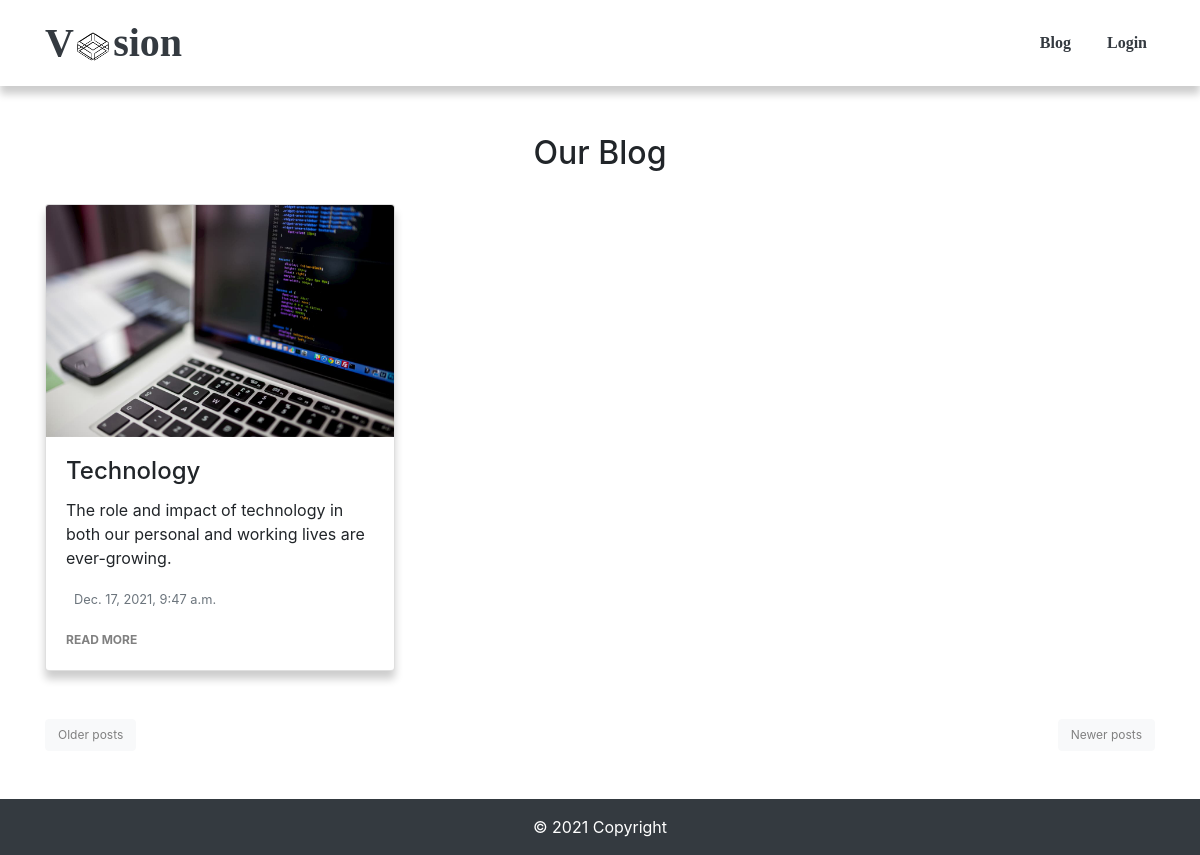
Screenshot of /blog/ with the database file from the repository.
### home/models.py (models this page shows, shortened)
class BlogModel(models.Model):
    title = models.CharField(max_length=1000)
    content= FroalaField(null=True, blank=True)
    user = models.ForeignKey(User, blank=True, null=True, on_delete=models.CASCADE)
    slug = models.SlugField(max_length=1000, null=True, blank=True)
    image = models.ImageField(upload_to='blog', null=True, blank=True)
    created_at = models.DateTimeField(auto_now_add=True)
    upload_to = models.DateTimeField(auto_now=True)

### home/views.py (the view)
# urls.py: 2. Add a URL to urlpatterns:  path('blog/', include('blog.urls'))
def blog(request):
    blogs = BlogModel.objects.all()
    p = Paginator(blogs, 3)
    page = request.GET.get('page')
    pages = p.get_page(page)
    context = {'blogs':blogs, 'pages': pages }
    return render(request, 'blog.html', context)

### templates/blog.html
{% extends 'base.html' %}
{% block body %}
<div class="container">
    <h2 class='text-center mt-5'> Our Blog </h2>
    <div class="row">
    {% for blog in pages  %}
        <div class='col-md-4  mt-4'>
            <div class="card">
                <img class='card-img-top' src="{{ blog.image.url }}">
                <div class="card-body">
                    <h4 class="card-title">{{ blog.title }}</h4>
                    <p class="card-text"> {{ blog.content|striptags|slice:':90' }} </p>
                    <p class="card-text"><small class="text-muted"> {{ blog.created_at }} </small></p>
                    <a href="{% url 'blog_details' slug=blog.slug %}" class='btn_style mb-2 mt-2'>READ MORE </a>
                </div>
            </div>
        </div>
    {% endfor %}
    </div>
    <br /><br />
    <div class="pagination">
        {% if pages.has_previous %} <a class='text-light' href="{% url 'blog' %}?page={{pages.previous_page_number}}">
            <button class="bttn btn btn-light">Older posts</button></a>
        {% else %}
        <a class='text-light' href='?page=1'><button class="bttn btn btn-light">Older posts</button></a>
        {% endif %}
        {% if pages.has_next %}<a class='ml-auto text-light' href="{% url 'blog' %}?page={{pages.next_page_number}}">
            <button class="bttn btn btn-light float-right">Newer posts </button></a>
        {% else %}
        <a class='ml-auto' href='?page={{pages.paginator.num_pages}}'><button class="bttn btn btn-light float-right">Newer posts </button></a>
        {% endif %}
    </div>
</div>
<br /><br />
{% include 'footer.html' %}
{% endblock body %}

### templates/base.html (shortened to what this page needs)
<!DOCTYPE html>
<html lang='en'>
<head>
  {% load static %}
  <link rel='stylesheet' type='text/css' href="{% static 'css/blog.css' %}">
  <link rel="stylesheet" href="https://maxcdn.bootstrapcdn.com/bootstrap/4.0.0/css/bootstrap.min.css"
>
  <link href='https://unpkg.com/boxicons@2.0.7/css/boxicons.min.css' rel='stylesheet'>
</head>
<body class='bg-color'>
  <nav class="navbar navbar-expand-lg navbar-dark custom_nav">
    <div class="container">
      <a class="navbar-brand text-dark nav-style" href="/"><span>V</span>
        <span class='cuboid'><span class='cuboid-face cuboid-face-front'></span>
          <span class='cuboid-face cuboid-face-back'></span>
          <span class='cuboid-face cuboid-face-top'></span><span class='cuboid-face cuboid-face-bottom'></span>
          <span class='cuboid-face cuboid-face-left'></span><span class='cuboid-face cuboid-face-right'></span></span>
        <span>sion</span>
      </a>
      <div class="collapse navbar-collapse" id="navbarSupportedContent">
        {% if request.user.is_authenticated %}
        <ul class="navbar-nav justify-content-end ul-style">
          <li class="nav-item">
            <a class="nav-link active text-dark" href="/">{{request.user}}</a>
          </li>
          <li class="nav-item">
            <a class="nav-link btn btn-warning mx-2 text-dark" aria-current="page" href="{% url 'see_blog' %}">View
              Your Blogs</a>
          </li>
          <li class="nav-item">
            <a class="nav-link btn btn-danger text-dark" aria-current="page" href="{% url 'logout' %}">Logout</a>
          </li>
        </ul>
        {% else %}
        <ul class="navbar-nav justify-content-end ul-style">
          <li class="nav-item font-weight-bold">
            <a class="nav-link text-dark" aria-current="page" href="{% url 'blog' %}">Blog</a>
          </li>
          <li class="nav-item font-weight-bold">
            <a class="nav-link text-dark" aria-current="page" href="{% url 'login' %}">Login</a>
          </li>
        </ul>
        {% endif %}
      </div>
    </div>
  </nav>
  {% block body %} {% endblock body %}
</body>
</html>

### templates/footer.html
<footer class="page-footer font-small bg-dark">
    <div class="footer-copyright text-center text-white py-3">© 2021 Copyright
    </div>
  </footer>

### static/css/blog.css (style rules this page uses)
.custom_nav { box-shadow: 0px 8px 8px 0px rgb(0, 0, 0, .2); }
.btn_style { font-size: 12px; color: gray; font-weight: bold; text-decoration: none; }
small { font-size: 18px; color: white; margin-left: 8px; }
.nav-style { font-family: cursive; font-size: 40px !important; font-weight: 600; }
.cuboid, .cuboid-face { display: inline-block; }
.cuboid { font-size: 0.75em; position: relative; height: 0.5em; width: 1em; vertical-align: middle; transform-style: preserve-3d; transform: rotateX(-40deg) rotateY(-45deg); font-size: 20px; }
.cuboid-face { position: absolute; top: 0; width: 100%; height: 100%; border: 0.08em solid #000; }
.cuboid-face-top, .cuboid-face-bottom { height: 1em; }
.cuboid-face-front { transform: translateZ(0.6em); animation: faceFront 3s ease-in-out infinite; }
.cuboid-face-back { transform: rotateY(180deg) translateZ(0.6em); animation: faceBack 3s ease-in-out infinite; }
.cuboid-face-left { transform: rotateY(-90deg) translateZ(0.6em); animation: faceLeft 3s ease-in-out infinite; }
.cuboid-face-right { transform: rotateY(90deg) translateZ(0.6em); animation: faceRight 3s ease-in-out infinite; }
.cuboid-face-top { transform: rotateX(90deg) translateZ(0.6em); }
.cuboid-face-bottom { transform: rotateX(-90deg); }
.ul-style { font-family: cursive; flex: auto !important; }
.bttn { font-size: 12px !important; color: gray !important; }
ul li a { margin-left: 20px; }
.card { box-shadow: 0px 8px 8px 0px rgb(0, 0, 0, .2); }

### rows the page displays
BlogModel: image (picture), title "Technology", content "The role and impact of technology in both our personal and working lives are ever-growing.", created_at "Dec. 17, 2021, 9:47 a.m."
